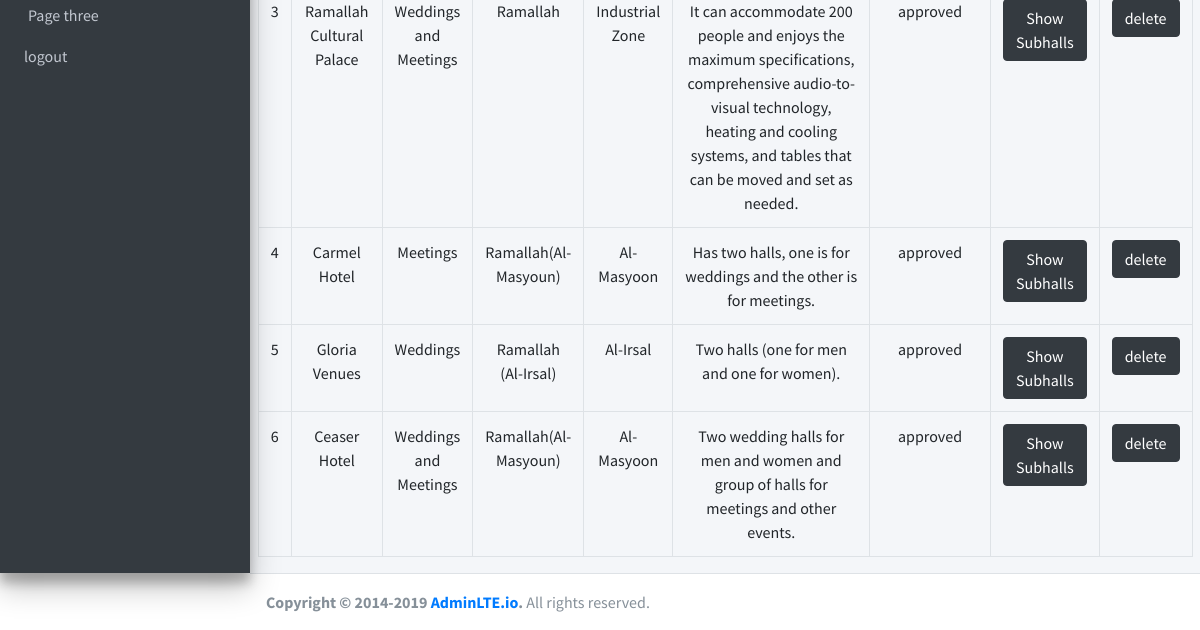
Before: /admin/showhalls.php (lower part) with the older database file.
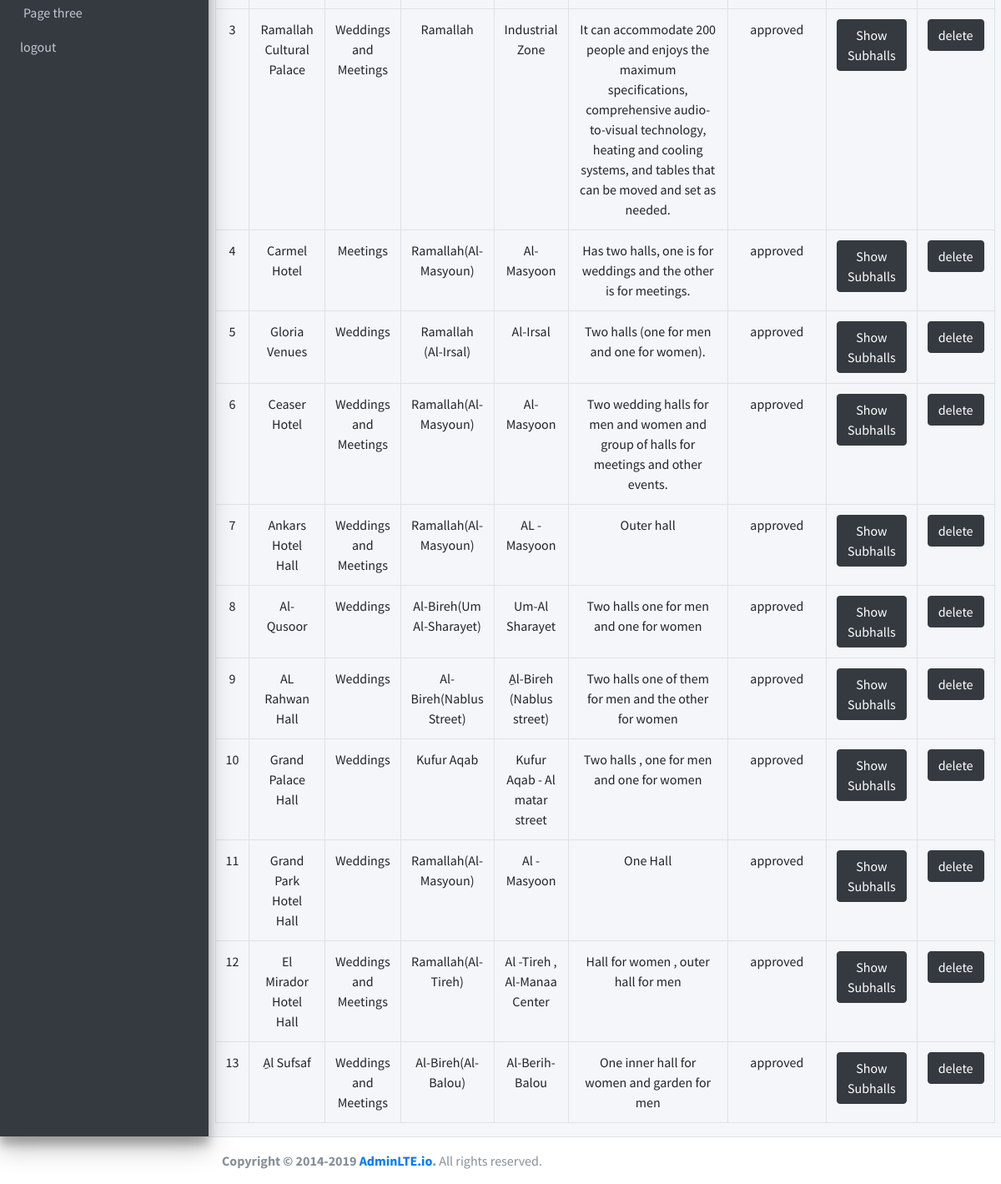
After: the same page with the newer database file.
### tables this page shows
CREATE TABLE `halls` (
  `id` int NOT NULL,
  `name` varchar(200) NOT NULL,
  `type` int NOT NULL,
  `city` enum('Birzeit','Jifna','Betonya','Kufur Aqab','Ramallah','Ramallah(Al-Masayif)','Ramallah(Al-Tireh)','Ramallah (Al-Irsal)','Ramallah(Al-Masyoun)','Al-Bireh','Al-Bireh(Nablus Street)','Al-Bireh(Al-Balou)','Al-Bireh(Um Al-Sharayet)','Al-Bireh(Al-Quds Street)') NOT NULL,
  `address` varchar(255) NOT NULL,
  `hall_describtion` varchar(500) NOT NULL,
  `image` varchar(500) NOT NULL,
  `image_view` varchar(255) NOT NULL,
  `video_view` varchar(500) NOT NULL,
  `user_id` int NOT NULL,
  `status` enum('pending','approved','canceled') NOT NULL DEFAULT 'pending'
);

### admin/handlers/get-hall.php (called while the page is built)
<?php
$sql="SELECT id,name,type,city,address,hall_describtion,status FROM halls";
$sqlResult=mysqli_query($conn,$sql);
$hallData=mysqli_fetch_all($sqlResult);
?>

### admin/showhalls.php (the view, shortened to what this page needs)
<?php ob_start();
require("handlers/db.php");
require("handlers/get-hall.php");
$sql="SELECT * FROM halls";
$query=mysqli_query($conn,$sql);
if(mysqli_num_rows($query)>0){
$halls=mysqli_fetch_all($query,MYSQLI_ASSOC);
}
require("inc/header.php");
?>
<main role="main" class="flex-shrink-0 ">
        <div class="container">
        <br>
            <br>
        <br>
            <table class="table table-bordered text-center justify-content-start">
                <tbody>
<?php
if(isset($halls)){
foreach($hallData as $index=>$halls){?>
    <tr>
    <td><?=$index+1;?></td>
    <td><?=$halls[1];
    ?></td>
       <td><?php
    if ($halls[2]=='1'){
echo "Weddings";
}else if ($halls[2]=='2'){
    echo "Meetings";
}
else if ($halls[2]=='3'){
    echo "Weddings and Meetings";
}
?></td>
    <td><?=$halls[3];?></td>
    <td><?=$halls[4];?></td>
    <td><?=$halls[5];?></td>
   <td> <?=$halls[6];?> </td>
    <td><a href="showsubhallsadmin.php?hallId=<?= $_SESSION['hallId'];?>"class="btn btn-dark">Show Subhalls</a></td>
   <td><a href="handlers/deletehall.php?hallId=<?= $_SESSION['hallId'];?>"class="btn btn-dark">delete</a></td>
    </tr>
<?php }
}
else{?>
  <tr>
    <td colspan="6" class="text-center">No Halls Added</td>
  </tr>
  <?php
} ?>
                </tbody>
            </table>
        </div>
    </main>
  <?php
require("inc/footer.php");
?>

Changed rows visible on the page:
added halls: name "Ankars Hotel Hall", type "Weddings and Meetings", city "Ramallah(Al-Masyoun)", address "AL - Masyoon", hall_describtion "Outer hall", status "approved"
added halls: name "Al-Qusoor", type "Weddings", city "Al-Bireh(Um Al-Sharayet)", address "Um-Al Sharayet", hall_describtion "Two halls one for men and one for women", status "approved"
added halls: name "AL Rahwan Hall", type "Weddings", city "Al-Bireh(Nablus Street)", address "ِAl-Bireh (Nablus street)", hall_describtion "Two halls one of them for men and the other for women", status "approved"
added halls: name "Grand Palace Hall", type "Weddings", city "Kufur Aqab", address "Kufur Aqab - Al matar street", hall_describtion "Two halls , one for men and one for women", status "approved"
added halls: name "Grand Park Hotel Hall", type "Weddings", city "Ramallah(Al-Masyoun)", address "Al -Masyoon", hall_describtion "One Hall", status "approved"
added halls: name "El Mirador Hotel Hall", type "Weddings and Meetings", city "Ramallah(Al-Tireh)", address "Al -Tireh , Al-Manaa Center", hall_describtion "Hall for women , outer hall for men", status "approved"
added halls: name "ِAl Sufsaf", type "Weddings and Meetings", city "Al-Bireh(Al-Balou)", address "Al-Berih- Balou", hall_describtion "One inner hall for women and garden for men", status "approved"
